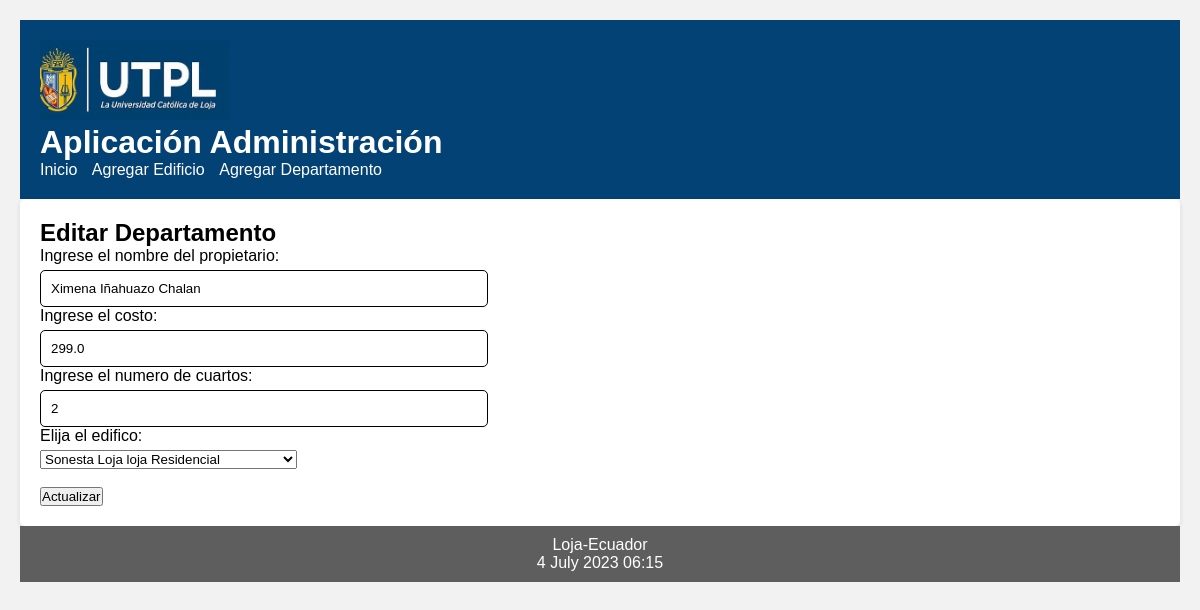
/editar_departamento/6, run on the app's committed database.
### vivienda/models.py (models this page shows, shortened)
class Departamento(models.Model):
    nombrePropietario = models.CharField(max_length=30)
    costo = models.FloatField()
    num_cuartos = models.IntegerField()
    edificio = models.ForeignKey(Edificio, on_delete=models.CASCADE,
            related_name="Departamentos")

### vivienda/views.py (the view)
# urls.py: path('editar_departamento/<int:id>', views.editar_Departamento, name = 'editar_departamento'),
def editar_Departamento(request, id):
    departamento = Departamento.objects.get(pk=id)
    if request.method=='POST':
        formulario = DeparatmentoForm(request.POST, instance=departamento)
        print(formulario.errors)
        if formulario.is_valid():
            formulario.save()
            return redirect(index)
    else:
        formulario = DeparatmentoForm(instance=departamento)
    diccionario = {'formulario': formulario}
    return render(request, 'editarDepartamento.html', diccionario)

### vivienda/forms.py (shortened to what this page needs)
class DeparatmentoForm(ModelForm):
    class Meta:
        model = Departamento
        fields = ['nombrePropietario', 'costo', 'num_cuartos', 'edificio']
        labels = {
            'nombrePropietario': _("Ingrese el nombre del propietario"),
            'costo': _("Ingrese el costo"),
            'num_cuartos': _("Ingrese el numero de cuartos"),
            'edificio': _("Elija el edifico"),
        }

### vivienda/models.py (called while the page is built)
    def __str__(self):
        return "%s %s %s %s" % (self.nombre,
                self.direccion,
                self.ciudad,
                self.tipo)

### vivienda/templates/editarDepartamento.html (shortened to what this page needs)
{% extends "master.html" %}
{% block content %}
<h2>Editar Departamento</h3>
<form action="" method="post">
  {{formulario.as_p}}
  <br>
  <p><input type='submit' value='Actualizar'/></p>
</form>
{% endblock %}

### vivienda/static/css/estilos.css (style rules this page uses)
* { margin: 0; padding: 0; box-sizing: border-box; }
body { font-family: 'Arial', sans-serif; background-color: #F2F2F2; padding: 20px; }
input[type="text"], input[type="number"], input[type="email"] { width: 40%; padding: 10px; border-radius: 5px; border: 1px solid #000000; }
label { display: block; margin-bottom: 5px; }

### data on the page
Departamento: nombrePropietario "Ximena Iñahuazo Chalan", costo "299.0", num_cuartos "2", edificio "Sonesta Loja loja Residencial"
